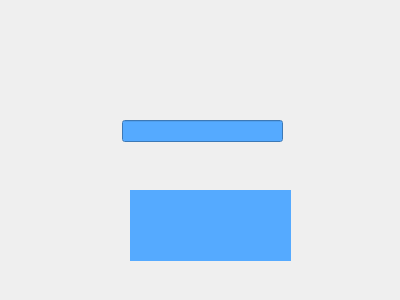
<?xml version="1.0" encoding="UTF-8"?>
<ui version="4.0">
 <class>Dialog</class>
 <widget class="QDialog" name="Dialog">
  <property name="geometry">
   <rect>
    <x>0</x>
    <y>0</y>
    <width>400</width>
    <height>300</height>
   </rect>
  </property>
  <property name="windowTitle">
   <string>Dialog</string>
  </property>
  <widget class="QLabel" name="labelResult">
   <property name="geometry">
    <rect>
     <x>130</x>
     <y>190</y>
     <width>161</width>
     <height>71</height>
    </rect>
   </property>
   <property name="styleSheet">
    <string notr="true">background-color: rgb(85, 170, 255);</string>
   </property>
   <property name="text">
    <string/>
   </property>
  </widget>
  <widget class="QLineEdit" name="lineEdit">
   <property name="geometry">
    <rect>
     <x>122</x>
     <y>120</y>
     <width>161</width>
     <height>22</height>
    </rect>
   </property>
   <property name="styleSheet">
    <string notr="true">background-color: rgb(85, 170, 255);</string>
   </property>
  </widget>
 </widget>
 <resources/>
 <connections/>
</ui>
